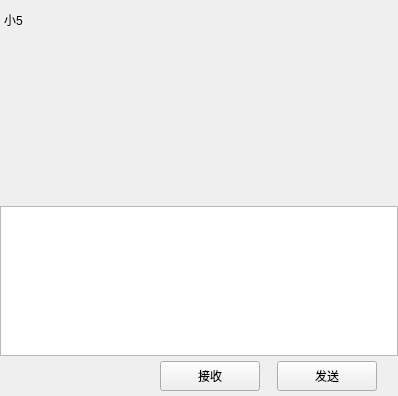
<?xml version="1.0" encoding="UTF-8"?>
<ui version="4.0">
 <class>ChatPage</class>
 <widget class="QWidget" name="ChatPage">
  <property name="geometry">
   <rect>
    <x>0</x>
    <y>0</y>
    <width>398</width>
    <height>396</height>
   </rect>
  </property>
  <property name="windowTitle">
   <string>Form</string>
  </property>
  <layout class="QVBoxLayout" name="verticalLayout">
   <property name="spacing">
    <number>0</number>
   </property>
   <property name="leftMargin">
    <number>0</number>
   </property>
   <property name="topMargin">
    <number>0</number>
   </property>
   <property name="rightMargin">
    <number>0</number>
   </property>
   <property name="bottomMargin">
    <number>0</number>
   </property>
   <item>
    <widget class="QWidget" name="chat_data_wid" native="true">
     <layout class="QVBoxLayout" name="verticalLayout_4">
      <property name="spacing">
       <number>0</number>
      </property>
      <property name="leftMargin">
       <number>0</number>
      </property>
      <property name="topMargin">
       <number>0</number>
      </property>
      <property name="rightMargin">
       <number>0</number>
      </property>
      <property name="bottomMargin">
       <number>0</number>
      </property>
      <item>
       <widget class="QWidget" name="title_wid" native="true">
        <property name="minimumSize">
         <size>
          <width>0</width>
          <height>40</height>
         </size>
        </property>
        <property name="maximumSize">
         <size>
          <width>16777215</width>
          <height>40</height>
         </size>
        </property>
        <layout class="QVBoxLayout" name="verticalLayout_5">
         <property name="spacing">
          <number>7</number>
         </property>
         <property name="leftMargin">
          <number>2</number>
         </property>
         <property name="topMargin">
          <number>2</number>
         </property>
         <property name="rightMargin">
          <number>2</number>
         </property>
         <property name="bottomMargin">
          <number>2</number>
         </property>
         <item>
          <widget class="QWidget" name="widget_2" native="true">
           <layout class="QHBoxLayout" name="horizontalLayout_3">
            <property name="spacing">
             <number>7</number>
            </property>
            <property name="leftMargin">
             <number>2</number>
            </property>
            <property name="topMargin">
             <number>2</number>
            </property>
            <property name="rightMargin">
             <number>2</number>
            </property>
            <property name="bottomMargin">
             <number>2</number>
            </property>
            <item>
             <widget class="QLabel" name="title_lb">
              <property name="text">
               <string>小5</string>
              </property>
             </widget>
            </item>
           </layout>
          </widget>
         </item>
        </layout>
       </widget>
      </item>
      <item>
       <widget class="ChatView" name="chat_data_list" native="true"/>
      </item>
      <item>
       <widget class="QWidget" name="tool_wid" native="true">
        <property name="minimumSize">
         <size>
          <width>0</width>
          <height>40</height>
         </size>
        </property>
        <property name="maximumSize">
         <size>
          <width>16777215</width>
          <height>40</height>
         </size>
        </property>
        <layout class="QHBoxLayout" name="horizontalLayout_4">
         <property name="spacing">
          <number>7</number>
         </property>
         <property name="leftMargin">
          <number>2</number>
         </property>
         <property name="topMargin">
          <number>2</number>
         </property>
         <property name="rightMargin">
          <number>2</number>
         </property>
         <property name="bottomMargin">
          <number>2</number>
         </property>
         <item>
          <spacer name="horizontalSpacer_2">
           <property name="orientation">
            <enum>Qt::Orientation::Horizontal</enum>
           </property>
           <property name="sizeType">
            <enum>QSizePolicy::Policy::Fixed</enum>
           </property>
           <property name="sizeHint" stdset="0">
            <size>
             <width>5</width>
             <height>20</height>
            </size>
           </property>
          </spacer>
         </item>
         <item>
          <widget class="ClickedLabel" name="emo_lb">
           <property name="minimumSize">
            <size>
             <width>25</width>
             <height>25</height>
            </size>
           </property>
           <property name="maximumSize">
            <size>
             <width>25</width>
             <height>25</height>
            </size>
           </property>
           <property name="text">
            <string/>
           </property>
          </widget>
         </item>
         <item>
          <spacer name="horizontalSpacer_4">
           <property name="orientation">
            <enum>Qt::Orientation::Horizontal</enum>
           </property>
           <property name="sizeType">
            <enum>QSizePolicy::Policy::Fixed</enum>
           </property>
           <property name="sizeHint" stdset="0">
            <size>
             <width>5</width>
             <height>20</height>
            </size>
           </property>
          </spacer>
         </item>
         <item>
          <widget class="ClickedLabel" name="file_lb">
           <property name="minimumSize">
            <size>
             <width>25</width>
             <height>25</height>
            </size>
           </property>
           <property name="maximumSize">
            <size>
             <width>25</width>
             <height>25</height>
            </size>
           </property>
           <property name="text">
            <string/>
           </property>
          </widget>
         </item>
         <item>
          <spacer name="horizontalSpacer_3">
           <property name="orientation">
            <enum>Qt::Orientation::Horizontal</enum>
           </property>
           <property name="sizeHint" stdset="0">
            <size>
             <width>40</width>
             <height>20</height>
            </size>
           </property>
          </spacer>
         </item>
        </layout>
       </widget>
      </item>
      <item>
       <widget class="MessageTextEdit" name="chatEdit">
        <property name="minimumSize">
         <size>
          <width>0</width>
          <height>150</height>
         </size>
        </property>
        <property name="maximumSize">
         <size>
          <width>16777215</width>
          <height>150</height>
         </size>
        </property>
       </widget>
      </item>
      <item>
       <widget class="QWidget" name="send_wid" native="true">
        <property name="minimumSize">
         <size>
          <width>0</width>
          <height>40</height>
         </size>
        </property>
        <property name="maximumSize">
         <size>
          <width>16777215</width>
          <height>40</height>
         </size>
        </property>
        <layout class="QHBoxLayout" name="horizontalLayout_5">
         <property name="spacing">
          <number>7</number>
         </property>
         <property name="leftMargin">
          <number>11</number>
         </property>
         <property name="topMargin">
          <number>2</number>
         </property>
         <property name="rightMargin">
          <number>11</number>
         </property>
         <property name="bottomMargin">
          <number>2</number>
         </property>
         <item>
          <spacer name="horizontalSpacer_5">
           <property name="orientation">
            <enum>Qt::Orientation::Horizontal</enum>
           </property>
           <property name="sizeHint" stdset="0">
            <size>
             <width>40</width>
             <height>20</height>
            </size>
           </property>
          </spacer>
         </item>
         <item>
          <widget class="ClickedBtn" name="receive_btn">
           <property name="minimumSize">
            <size>
             <width>100</width>
             <height>30</height>
            </size>
           </property>
           <property name="maximumSize">
            <size>
             <width>100</width>
             <height>30</height>
            </size>
           </property>
           <property name="text">
            <string>接收</string>
           </property>
          </widget>
         </item>
         <item>
          <spacer name="horizontalSpacer_6">
           <property name="orientation">
            <enum>Qt::Orientation::Horizontal</enum>
           </property>
           <property name="sizeType">
            <enum>QSizePolicy::Policy::Fixed</enum>
           </property>
           <property name="sizeHint" stdset="0">
            <size>
             <width>10</width>
             <height>20</height>
            </size>
           </property>
          </spacer>
         </item>
         <item>
          <widget class="ClickedBtn" name="send_btn">
           <property name="minimumSize">
            <size>
             <width>100</width>
             <height>30</height>
            </size>
           </property>
           <property name="maximumSize">
            <size>
             <width>100</width>
             <height>30</height>
            </size>
           </property>
           <property name="text">
            <string>发送</string>
           </property>
          </widget>
         </item>
         <item>
          <spacer name="horizontalSpacer_7">
           <property name="orientation">
            <enum>Qt::Orientation::Horizontal</enum>
           </property>
           <property name="sizeType">
            <enum>QSizePolicy::Policy::Fixed</enum>
           </property>
           <property name="sizeHint" stdset="0">
            <size>
             <width>10</width>
             <height>20</height>
            </size>
           </property>
          </spacer>
         </item>
        </layout>
       </widget>
      </item>
     </layout>
    </widget>
   </item>
  </layout>
 </widget>
 <customwidgets>
  <customwidget>
   <class>ClickedBtn</class>
   <extends>QPushButton</extends>
   <header location="global">clickedbtn.h</header>
  </customwidget>
  <customwidget>
   <class>ClickedLabel</class>
   <extends>QLabel</extends>
   <header location="global">clickedlabel.h</header>
  </customwidget>
  <customwidget>
   <class>ChatView</class>
   <extends>QWidget</extends>
   <header location="global">chatview.h</header>
   <container>1</container>
  </customwidget>
  <customwidget>
   <class>MessageTextEdit</class>
   <extends>QTextEdit</extends>
   <header location="global">messagetextedit.h</header>
  </customwidget>
 </customwidgets>
 <resources/>
 <connections/>
</ui>
